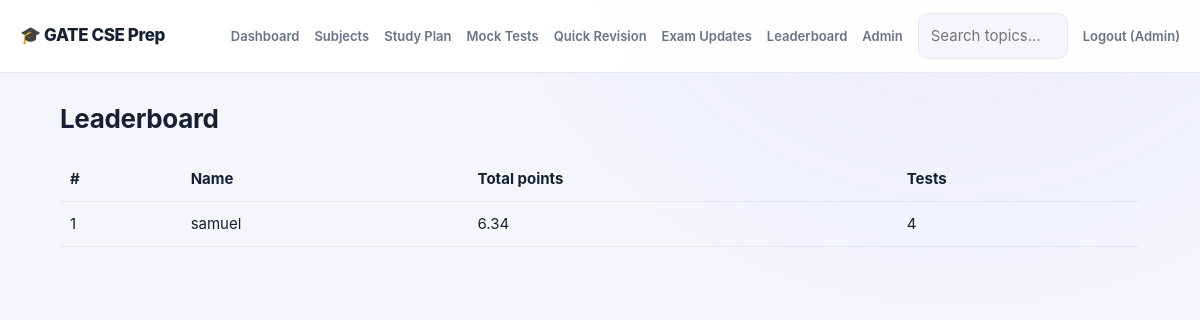
/leaderboard (signed in), run on the app's committed database.
### tables this page shows
CREATE TABLE users(id INTEGER PRIMARY KEY, name TEXT, email TEXT UNIQUE, pw TEXT, is_admin INT DEFAULT 0, hours REAL DEFAULT 4, exam_date TEXT);

### app.py (the view)
@app.route("/leaderboard")
@login_required
def leaderboard():
    rows = q("""SELECT u.name, ROUND(SUM(a.score),2) pts, COUNT(a.id) tests FROM attempts a JOIN users u ON u.id=a.user_id
                WHERE u.is_admin=0 GROUP BY u.id ORDER BY pts DESC LIMIT 20""")
    return render_template("leaderboard.html", rows=rows)

### app.py (called while the page is built)
def db():
    if "db" not in g:
        g.db = sqlite3.connect(app.config["DATABASE"])
        g.db.row_factory = sqlite3.Row
        g.db.execute("PRAGMA foreign_keys=ON")
    return g.db

def q(sql, args=(), one=False):
    cur = db().execute(sql, args); rows = cur.fetchall()
    return (rows[0] if rows else None) if one else rows

def login_required(f):
    @wraps(f)
    def w(*a, **k):
        if "uid" not in session: return redirect(url_for("login", next=request.path))
        return f(*a, **k)
    return w

@app.before_request
def load_user():
    g.user = q("SELECT * FROM users WHERE id=?", (session["uid"],), one=True) if "uid" in session else None

@app.context_processor
def inject():
    d = (datetime.strptime(g.user["exam_date"] or app.config["GATE_EXAM_DATE"], "%Y-%m-%d").date() - date.today()).days if g.user else None
    return dict(days_left=d)

### templates/leaderboard.html
{% extends "base.html" %}{% block body %}<h2>Leaderboard</h2><table><tr><th>#</th><th>Name</th><th>Total points</th><th>Tests</th></tr>
{% for r in rows %}<tr><td>{{loop.index}}</td><td>{{r.name}}</td><td>{{r.pts}}</td><td>{{r.tests}}</td></tr>{% endfor %}</table>{% endblock %}

### templates/base.html (shortened to what this page needs)
<!doctype html><html lang="en"><head><meta charset="utf-8"><meta name="viewport" content="width=device-width,initial-scale=1">
</head><body>
<nav><a class="brand" href="/">🎓 GATE CSE Prep</a>
{% if g.user %}<a href="{{url_for('dashboard')}}">Dashboard</a><a href="{{url_for('subjects')}}">Subjects</a><a href="{{url_for('plan')}}">Study Plan</a>
<a href="{{url_for('tests')}}">Mock Tests</a><a href="{{url_for('revision')}}">Quick Revision</a><a href="{{url_for('updates')}}">Exam Updates</a><a href="{{url_for('leaderboard')}}">Leaderboard</a>
{% if g.user.is_admin %}<a href="{{url_for('admin')}}">Admin</a>{% endif %}
<form action="{{url_for('search')}}" style="display:flex"><input name="q" placeholder="Search topics…" style="margin:0;width:150px"></form>
<a href="{{url_for('logout')}}">Logout ({{g.user.name}})</a>
{% else %}<a href="{{url_for('login')}}">Login</a><a href="{{url_for('admin_login')}}">Admin login</a><a class="btn" href="{{url_for('register')}}">Sign up</a>{% endif %}</nav>
<main>{% with m=get_flashed_messages(with_categories=true) %}{% for c,t in m %}<div class="flash {{c}}">{{t}}</div>{% endfor %}{% endwith %}
{% block body %}{% endblock %}</main></body></html>

### templates/base.html (style rules this page uses)
:root { color-scheme:light;--bg:#f4f6fb;--card:#fff;--tx:#172033;--mut:#68738a;--pri:#5648dc;--ok:#14855b;--err:#c53c51;--bd:#e3e8f1;--shadow:0 10px 28px #26375b0c }
* { box-sizing:border-box }
body { margin:0;font:15px/1.6 Inter,ui-sans-serif,system-ui,-apple-system,"Segoe UI",sans-serif;background:radial-gradient(ellipse at 80% -15%,#7664df12,transparent 38%),var(--bg);color:var(--tx) }
a { color:var(--pri);text-decoration:none }
nav { display:flex;gap:15px;align-items:center;flex-wrap:wrap;padding:13px max(20px,calc((100vw - 1160px)/2));background:color-mix(in srgb,var(--card) 92%,transparent);border-bottom:1px solid var(--bd);position:sticky;top:0;z-index:5;backdrop-filter:blur(14px) }
nav .brand { font-size:17px;font-weight:800;margin-right:auto;color:var(--tx);letter-spacing:-.4px }
nav>a:not(.brand) { font-size:13px;font-weight:600;color:var(--mut) }
main { max-width:1120px;margin:30px auto;padding:0 20px;min-height:75vh }
h1,h2,h3 { line-height:1.25;letter-spacing:-.35px }
h2 { font-size:26px }
input,select,textarea { width:100%;padding:10px 12px;border:1px solid var(--bd);border-radius:10px;background:var(--bg);color:var(--tx);font:inherit;margin:5px 0 12px }
table { width:100%;border-collapse:collapse }
td,th { padding:10px;border-bottom:1px solid var(--bd);text-align:left }

### data on the page
users: user.name "Admin"
users: name "samuel", pts "6.34", tests "4"
